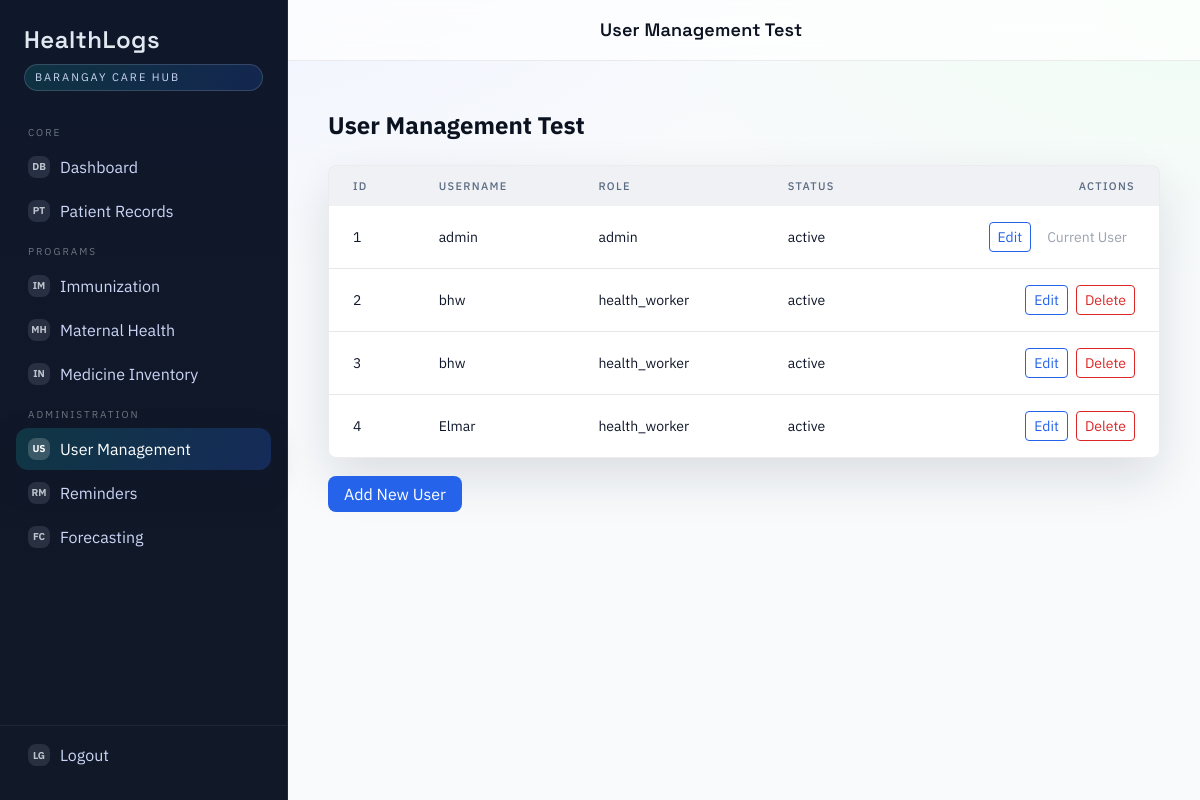
The page /public/users_test.php (signed in) on the database its author committed.
### tables this page shows
CREATE TABLE `users` (
  `id` int(10) UNSIGNED NOT NULL,
  `role_id` int(10) UNSIGNED NOT NULL,
  `username` varchar(50) NOT NULL,
  `password_hash` varchar(255) NOT NULL,
  `full_name` varchar(120) NOT NULL,
  `email` varchar(120) DEFAULT NULL,
  `phone` varchar(30) DEFAULT NULL,
  `status` enum('active','inactive') NOT NULL DEFAULT 'active',
  `created_at` datetime NOT NULL DEFAULT current_timestamp(),
  `updated_at` datetime DEFAULT NULL ON UPDATE current_timestamp()
);

CREATE TABLE `roles` (
  `id` int(10) UNSIGNED NOT NULL,
  `name` varchar(50) NOT NULL
);

### public/partials/bootstrap.php (called while the page is built, shortened)
<?php
if (!function_exists('h')) {
    function h($value): string {
        return htmlspecialchars((string)$value, ENT_QUOTES, 'UTF-8');
    }
}

### public/users_test.php (the view, shortened to what this page needs)
<?php
require __DIR__ . '/partials/bootstrap.php';
require __DIR__ . '/partials/header.php';
$users = $pdo->query("SELECT u.*, r.name as role_name FROM users u LEFT JOIN roles r ON u.role_id = r.id ORDER BY u.id")->fetchAll();
?>
<div class="container mx-auto px-4 py-6">
    <h1 class="text-2xl font-bold mb-6">User Management Test</h1>
    <div class="bg-white rounded-lg shadow overflow-hidden">
        <table class="min-w-full">
            <thead class="bg-gray-50">
                <tr>
                    <th class="px-6 py-3 text-left text-xs font-medium text-gray-500 uppercase">ID</th>
                    <th class="px-6 py-3 text-left text-xs font-medium text-gray-500 uppercase">Username</th>
                    <th class="px-6 py-3 text-left text-xs font-medium text-gray-500 uppercase">Role</th>
                    <th class="px-6 py-3 text-left text-xs font-medium text-gray-500 uppercase">Status</th>
                    <th class="px-6 py-3 text-right text-xs font-medium text-gray-500 uppercase">Actions</th>
                </tr>
            </thead>
            <tbody class="divide-y divide-gray-200">
                <?php foreach ($users as $user): ?>
                    <tr>
                        <td class="px-6 py-4 text-sm"><?= $user['id'] ?></td>
                        <td class="px-6 py-4 text-sm"><?= h($user['username']) ?></td>
                        <td class="px-6 py-4 text-sm"><?= h($user['role_name']) ?></td>
                        <td class="px-6 py-4 text-sm"><?= h($user['status']) ?></td>
                        <td class="px-6 py-4 text-right text-sm">
                            <div class="flex items-center justify-end gap-2">
                                <a href="/HealthLogs/public/users/form.php?id=<?= $user['id'] ?>"
                                   class="text-blue-600 hover:text-blue-900 px-2 py-1 border border-blue-600 rounded">
                                    Edit
                                </a>
                                <?php if ($user['id'] != $_SESSION['user_id']): ?>
                                    <button onclick="deleteUser(<?= $user['id'] ?>, '<?= h($user['username']) ?>')"
                                            class="text-red-600 hover:text-red-900 px-2 py-1 border border-red-600 rounded">
                                        Delete
                                    </button>
                                <?php else: ?>
                                    <span class="text-gray-400 px-2 py-1">Current User</span>
                                <?php endif; ?>
                            </div>
                        </td>
                    </tr>
                <?php endforeach; ?>
            </tbody>
        </table>
    </div>
    <div class="mt-6">
        <a href="/HealthLogs/public/users/form.php"
           class="bg-blue-600 hover:bg-blue-700 text-white px-4 py-2 rounded-lg">
            Add New User
        </a>
    </div>
</div>
<?php require __DIR__ . '/partials/footer.php'; ?>

### public/partials/header.php (style rules this page uses)
:root { --bg-1: #eef2ff; --bg-2: #f0fdf4; --ink: #0b1220; --muted: #5b6b82; --accent: #0ea5a4; --accent-2: #2563eb; --card: rgba(255, 255, 255, 0.92); --line: rgba(15, 23, 42, 0.08); --shadow: 0 20px 50px rgba(15, 23, 42, 0.12); }
html, body { height: 100%; padding: 0; margin: 0; }
body.app-body { font-family: 'IBM Plex Sans', ui-sans-serif, system-ui, sans-serif; color: var(--ink); background: radial-gradient(1200px 600px at 10% -10%, var(--bg-1), transparent 60%), radial-gradient(1000px 500px at 100% 0%, var(--bg-2), transparent 55%), #f8fafc; margin: 0; }
.app-content .bg-white { background: var(--card); border: 1px solid var(--line); box-shadow: var(--shadow); }
.app-content table { border-collapse: collapse; width: 100%; }
.app-content thead { background: rgba(148, 163, 184, 0.15); }
.app-content th { font-size: 11px; text-transform: uppercase; letter-spacing: 0.12em; color: var(--muted); }
.app-content td { color: #0f172a; }

### rows shown on the page
users: id "1", username "admin", role.name "admin", status "active", shows "Current User"
users: id "2", username "bhw", role.name "health_worker", status "active"
users: id "3", username "bhw", role.name "health_worker", status "active"
users: id "4", username "Elmar", role.name "health_worker", status "active"

### other values the page prints
$pageTitle "User Management Test"
